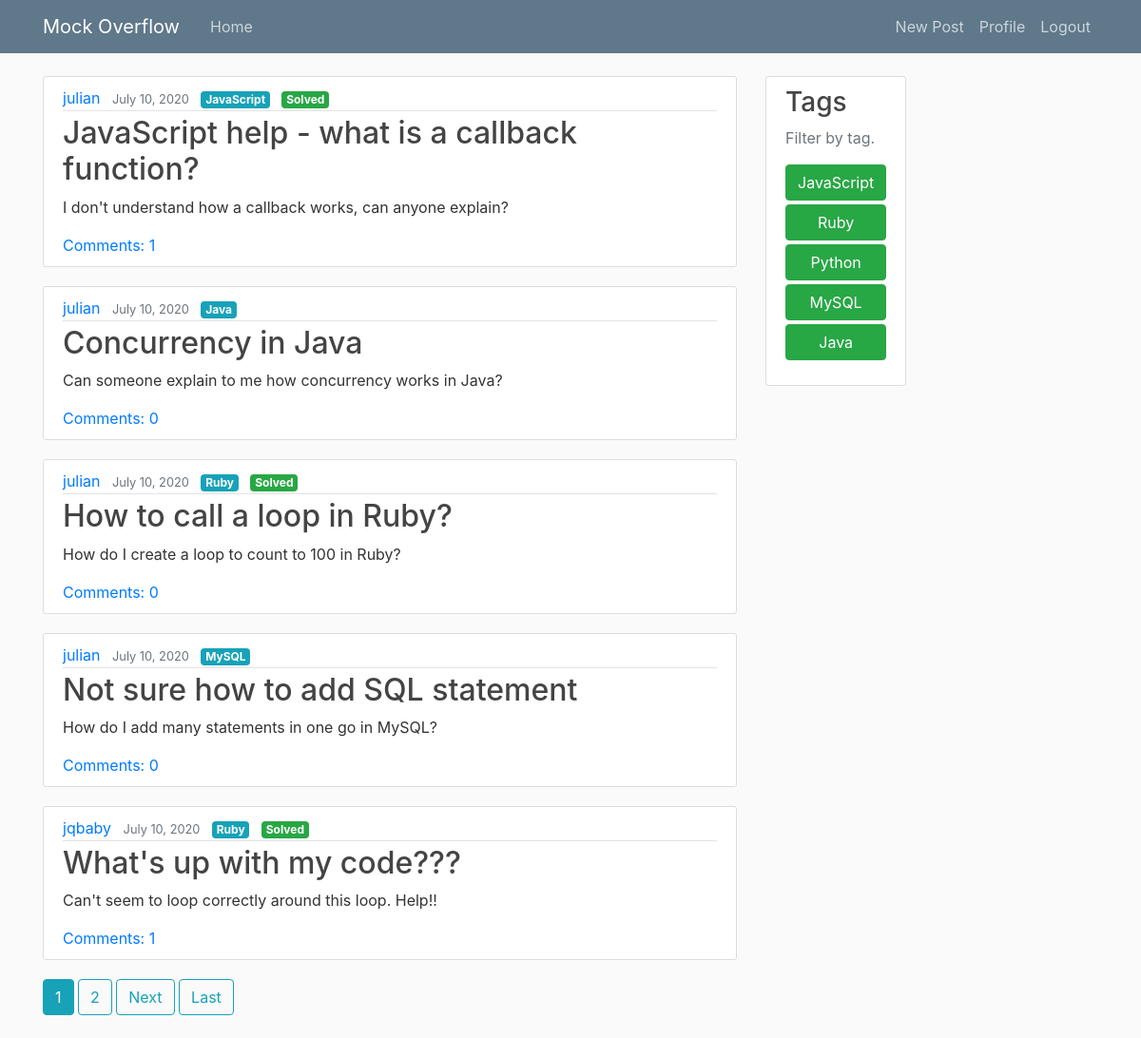
The app's page / (signed in) with its own data.
### forum/models.py (models this page shows, shortened)
class Post(models.Model):
	title = models.CharField(max_length=200)
	content = models.TextField()
	date_posted = models.DateTimeField(default=timezone.now)
	author = models.ForeignKey(User, on_delete=models.CASCADE)
	solved = models.BooleanField(default=False)
	tags = TaggableManager()

### forum/views.py (the view)
# urls.py: path('', PostListView.as_view(), name = 'forum-home'),
class PostListView(ListView):
    model = Post
    template_name = 'forum/home.html'
    context_object_name = 'posts'
    ordering = ['-date_posted']
    paginate_by = 5

### forum/templates/forum/home.html (shortened to what this page needs)
{% extends "forum/base.html" %}
{% block content %}
	{% for post in posts %}
	    <article class="media content-section">
	      <div class="media-body">
	        <div class="article-metadata">
	          <a class="mr-2" href="#">{{ post.author }}</a>
	          <small class="text-muted">{{ post.date_posted|date:"F d, Y" }}</small>
	          <a class="ml-2 badge badge-info" href="#">{{ post.tags.first }}</a>
	          {% if post.solved == True %}
	          	<small class="ml-2 badge badge-success" href="#">Solved</small>
	          {% endif %}
	        </div>
	        <h2><a class="article-title" href="{% url 'post-detail' post.id %}">{{ post.title }}</a></h2>
	        <p class="article-content">{{ post.content }}</p>
	        <a href="{% url 'post-detail' pk=post.pk %}">Comments: {{ post.comments.count }}</a>
	      </div>
	    </article>
	{% endfor %}
	{% if is_paginated %}
	  {% for num in page_obj.paginator.page_range %}
	    {% if page_obj.number == num %}
	      <a class="btn btn-info mb-4" href="?page={{ num }}">{{ num }}</a>
	    {% elif num > page_obj.number|add:'-3' and num < page_obj.number|add:'3' %}
	      <a class="btn btn-outline-info mb-4" href="?page={{ num }}">{{ num }}</a>
	    {% endif %}
	  {% endfor %}
	  {% if page_obj.has_next %}
	    <a class="btn btn-outline-info mb-4" href="?page={{ page_obj.next_page_number }}">Next</a>
	    <a class="btn btn-outline-info mb-4" href="?page={{ page_obj.paginator.num_pages }}">Last</a>
	  {% endif %}
	{% endif %}
{% endblock content %}

### forum/static/forum/main.css (style rules this page uses)
body { background: #fafafa; color: #333333; margin-top: 5rem; }
h1, h2, h3, h4, h5, h6 { color: #444444; }
.content-section { background: #ffffff; padding: 10px 20px; border: 1px solid #dddddd; border-radius: 3px; margin-bottom: 20px; }
.article-title { color: #444444; }
.article-content { white-space: pre-line; }
.article-metadata { padding-bottom: 1px; margin-bottom: 4px; border-bottom: 1px solid #e3e3e3 }

### records on screen
Post: author "julian", date_posted "July 10, 2020", tags.first "JavaScript", solved "Solved", title "JavaScript help - what is a callback function?", content "I don't understand how a callback works, can anyone explain?", comments.count "1"
Post: author "julian", date_posted "July 10, 2020", tags.first "Java", title "Concurrency in Java", content "Can someone explain to me how concurrency works in Java?", comments.count "0"
Post: author "julian", date_posted "July 10, 2020", tags.first "Ruby", solved "Solved", title "How to call a loop in Ruby?", content "How do I create a loop to count to 100 in Ruby?", comments.count "0"
Post: author "julian", date_posted "July 10, 2020", tags.first "MySQL", title "Not sure how to add SQL statement", content "How do I add many statements in one go in MySQL?", comments.count "0"
Post: author "jqbaby", date_posted "July 10, 2020", tags.first "Ruby", solved "Solved", title "What's up with my code???", content "Can't seem to loop correctly around this loop. Help!!", comments.count "1"

### other values on screen
{{ num }} "1"
{{ num }} "2"
